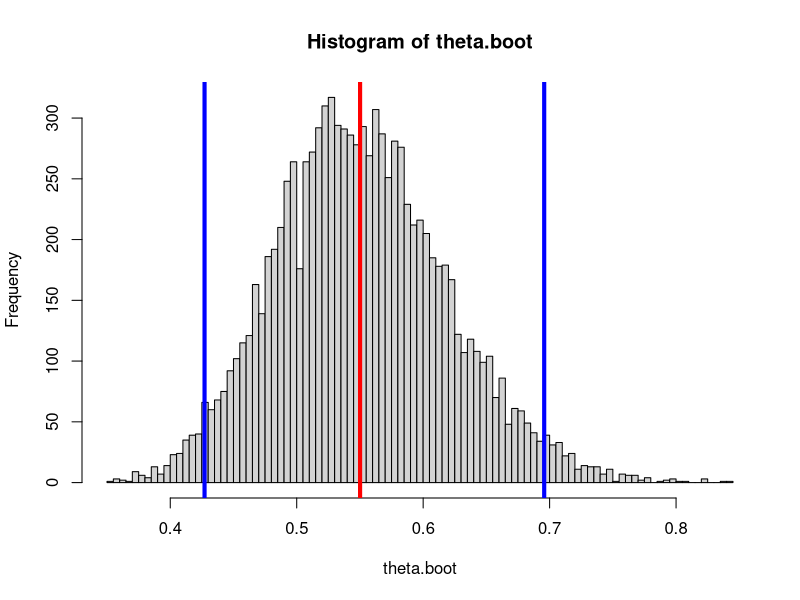

This chart was generated by the following R code:
## ---- chunk 1
knitr::opts_chunk$set(echo = TRUE)
## ---- chunk 2
labels = c("nattacks","nsubjects")
aspirin = c(104,11037)
placebo = c(189,11034)
data = data.frame(aspirin,placebo)
rownames(data) = labels
data
## ---- chunk 3
rate = function(v) v[1]/v[2]
theta.hat = rate(data$aspirin)/rate(data$placebo)
theta.hat
## ---- chunk 4
population.one = c( rep(1,data["nattacks","aspirin"]), 
                    rep(0,data["nsubjects","aspirin"]-data["nattacks","aspirin"]) )
population.two = c( rep(1,data["nattacks","placebo"]), 
                    rep(0,data["nsubjects","placebo"]-data["nattacks","placebo"]) )

draw.bootstrap.sample = function() {
  boot.pop.one = sample(population.one,replace = TRUE)
  boot.pop.two = sample(population.two,replace = TRUE)
  rate.one = sum(boot.pop.one)/length(boot.pop.one)
  rate.two = sum(boot.pop.two)/length(boot.pop.two)
  return(rate.one/rate.two)
}
## ---- chunk 5
nrep = 10000
theta.boot = replicate(nrep,draw.bootstrap.sample())
hist(theta.boot,breaks=100)

# sample estimate
abline(v=theta.hat,col = "red",lwd = 4)

# bootstrap confidence interval
confidence.lower = sort(theta.boot)[nrep*.025]
confidence.upper = sort(theta.boot)[nrep*.975]
abline(v=c(confidence.lower,confidence.upper),col = "blue",lwd = 4)
